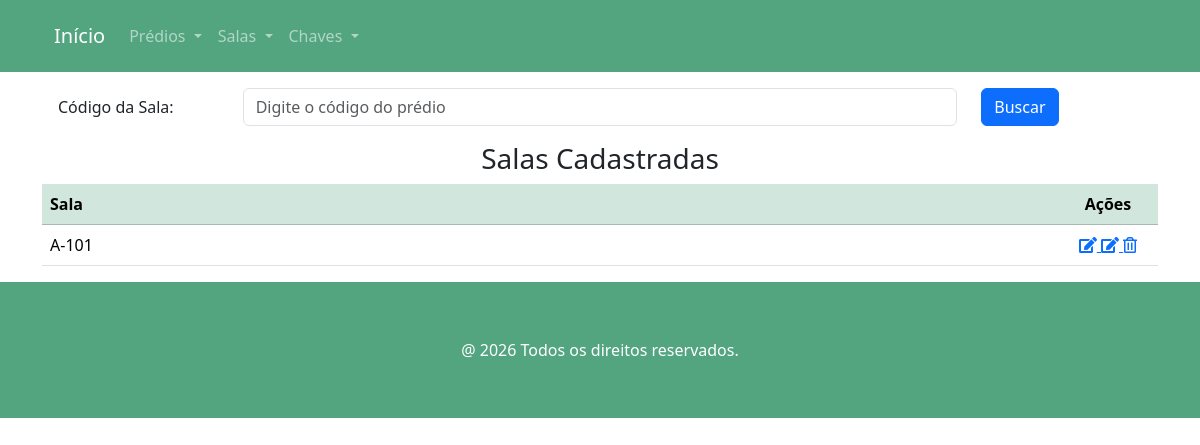
Page /salas on the earlier database version.
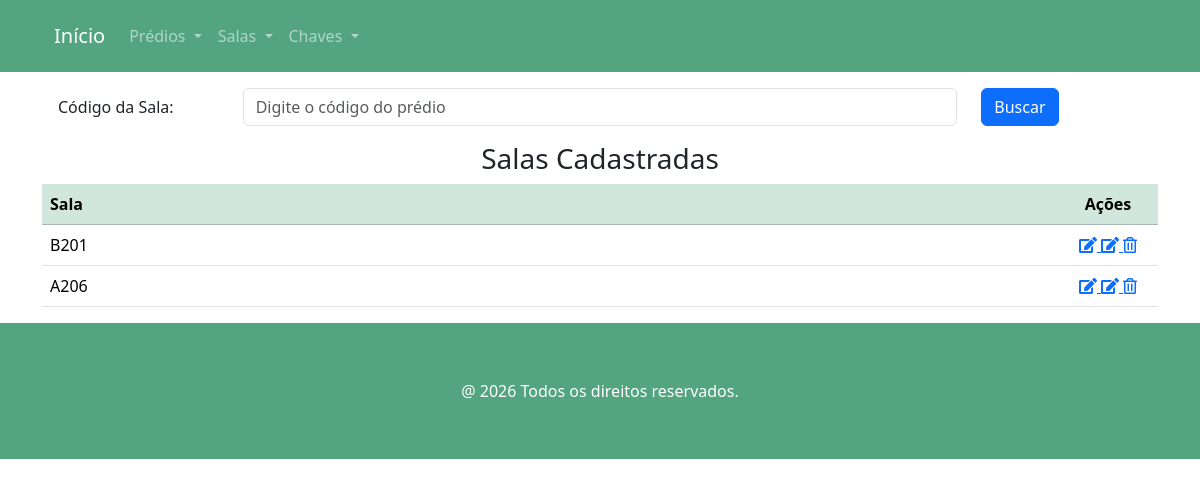
Same page on the later database version.
### salas/models.py (models this page shows, shortened)
class Sala(models.Model):
    predio = models.ForeignKey(Predio,on_delete=models.CASCADE)
    numero = models.CharField("Número", max_length=3, help_text="Número da Sala", validators=[RegexValidator(regex=r'\b[1-9]{1}[0-9]{1}[1-9]{1}\b',)])
    nome = models.CharField(max_length=6, unique=True)
    class Meta:
        verbose_name = "Sala"
        verbose_name_plural = "Salas"

### salas/views.py (the view)
# urls.py: path('salas', SalaView.as_view(), name='salas'),
class SalaView(ListView):
    model = Sala
    template_name = 'salas.html'
    def get_queryset(self):
        buscar = self.request.GET.get('buscar')
        qs = super(SalaView, self).get_queryset()
        if buscar:
            return qs.filter(nome__icontains=buscar)
        if qs.count() == 0:
            return messages.info(self.request,'Não existem salas cadastrados!')
        else:
            return qs

### salas/templates/salas.html
{%  extends 'main.html' %}
{% load django_bootstrap5 %}
{% load static %}
{% block content %}
<section class="section">
        <div class="container">
            <form action="" method="GET">
                <div class="form-group row p-3">
                    <label class="col-sm-2 col-form-label">Código da Sala: </label>
                    <div class="col-sm-8">
                        <input class="form-control" type="text" name="buscar" value="{{ request.GET.buscar }}"
                               placeholder="Digite o código do prédio">
                    </div>
                    <div class="col-sm-2">
                        <button type="submit" class="btn btn-primary">
                            Buscar
                        </button>
                    </div>
                </div>
            </form>
        {% if object_list %}
                <div class="card-body">
                    <h3 class="text-center">Salas Cadastradas</h3>
                    <div class="table-responsive">
                        <table class="table table-hover">
                            <thead class="table-success">
                                <th>Sala</th>
                                <th style="width: 100px; text-align: center">Ações</th>
                            </thead>
                            <tbody>
                            {% for sala in object_list %}
                                    <tr>
                                        <td>{{ sala.nome }}</td>
                                        <td style="text-align: center">
                                            <a href="{% url 'chave_sala_adicionar' sala.pk %}">
                                                <span class="icon">
                                                    <i class="fas fa-edit"></i>
                                                </span>
                                            </a>
                                            <a href="{% url 'sala_editar' sala.pk %}">
                                                <span class="icon">
                                                    <i class="fas fa-edit"></i>
                                                </span>
                                            </a>
                                            <a href="{% url 'sala_apagar' sala.pk %}">
                                                <span class="icon">
                                                    <i class="far fa-trash-alt"></i>
                                                </span>
                                            </a>
                                        </td>
                                    </tr>
                            {% endfor %}
                            </tbody>
                        </table>
                    </div>
                </div>
        {% endif %}
        </div>
    </section>
{% endblock %}

Differences in the rows shown:
removed Sala: nome "A-101"
added Sala: nome "B201"
added Sala: nome "A206"
